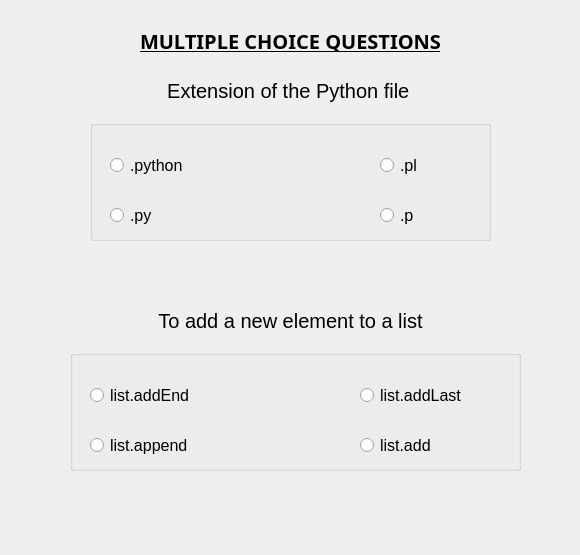
<?xml version="1.0" encoding="UTF-8"?>
<ui version="4.0">
 <class>form1</class>
 <widget class="QWidget" name="form1">
  <property name="geometry">
   <rect>
    <x>0</x>
    <y>0</y>
    <width>580</width>
    <height>555</height>
   </rect>
  </property>
  <property name="windowTitle">
   <string>MCQ</string>
  </property>
  <widget class="QLabel" name="l1">
   <property name="geometry">
    <rect>
     <x>80</x>
     <y>20</y>
     <width>421</width>
     <height>41</height>
    </rect>
   </property>
   <property name="font">
    <font>
     <family>Mongolian Baiti</family>
     <pointsize>15</pointsize>
     <weight>75</weight>
     <bold>true</bold>
     <underline>true</underline>
    </font>
   </property>
   <property name="text">
    <string>MULTIPLE CHOICE QUESTIONS</string>
   </property>
   <property name="alignment">
    <set>Qt::AlignCenter</set>
   </property>
  </widget>
  <widget class="QLabel" name="l2">
   <property name="geometry">
    <rect>
     <x>40</x>
     <y>70</y>
     <width>491</width>
     <height>41</height>
    </rect>
   </property>
   <property name="font">
    <font>
     <family>MS Sans Serif</family>
     <pointsize>15</pointsize>
    </font>
   </property>
   <property name="text">
    <string> Extension of the Python file</string>
   </property>
   <property name="alignment">
    <set>Qt::AlignCenter</set>
   </property>
  </widget>
  <widget class="QGroupBox" name="gb1">
   <property name="geometry">
    <rect>
     <x>90</x>
     <y>120</y>
     <width>401</width>
     <height>121</height>
    </rect>
   </property>
   <property name="title">
    <string/>
   </property>
   <widget class="QRadioButton" name="r1">
    <property name="geometry">
     <rect>
      <x>20</x>
      <y>30</y>
      <width>191</width>
      <height>31</height>
     </rect>
    </property>
    <property name="font">
     <font>
      <pointsize>12</pointsize>
     </font>
    </property>
    <property name="text">
     <string>.python</string>
    </property>
   </widget>
   <widget class="QRadioButton" name="r2">
    <property name="geometry">
     <rect>
      <x>290</x>
      <y>30</y>
      <width>181</width>
      <height>31</height>
     </rect>
    </property>
    <property name="font">
     <font>
      <pointsize>12</pointsize>
     </font>
    </property>
    <property name="text">
     <string>.pl</string>
    </property>
   </widget>
   <widget class="QRadioButton" name="r4">
    <property name="geometry">
     <rect>
      <x>290</x>
      <y>80</y>
      <width>181</width>
      <height>31</height>
     </rect>
    </property>
    <property name="font">
     <font>
      <pointsize>12</pointsize>
     </font>
    </property>
    <property name="text">
     <string>.p</string>
    </property>
   </widget>
   <widget class="QRadioButton" name="r3">
    <property name="geometry">
     <rect>
      <x>20</x>
      <y>80</y>
      <width>181</width>
      <height>31</height>
     </rect>
    </property>
    <property name="font">
     <font>
      <pointsize>12</pointsize>
     </font>
    </property>
    <property name="text">
     <string>.py</string>
    </property>
   </widget>
  </widget>
  <widget class="QLabel" name="l3">
   <property name="geometry">
    <rect>
     <x>90</x>
     <y>250</y>
     <width>401</width>
     <height>41</height>
    </rect>
   </property>
   <property name="font">
    <font>
     <pointsize>12</pointsize>
     <weight>75</weight>
     <bold>true</bold>
    </font>
   </property>
   <property name="text">
    <string/>
   </property>
   <property name="alignment">
    <set>Qt::AlignCenter</set>
   </property>
  </widget>
  <widget class="QLabel" name="l4">
   <property name="geometry">
    <rect>
     <x>60</x>
     <y>300</y>
     <width>461</width>
     <height>41</height>
    </rect>
   </property>
   <property name="font">
    <font>
     <family>MS Sans Serif</family>
     <pointsize>15</pointsize>
    </font>
   </property>
   <property name="text">
    <string>To add a new element to a list</string>
   </property>
   <property name="alignment">
    <set>Qt::AlignCenter</set>
   </property>
  </widget>
  <widget class="QGroupBox" name="gb2">
   <property name="geometry">
    <rect>
     <x>70</x>
     <y>350</y>
     <width>451</width>
     <height>121</height>
    </rect>
   </property>
   <property name="title">
    <string/>
   </property>
   <widget class="QRadioButton" name="r5">
    <property name="geometry">
     <rect>
      <x>20</x>
      <y>30</y>
      <width>191</width>
      <height>31</height>
     </rect>
    </property>
    <property name="font">
     <font>
      <pointsize>12</pointsize>
     </font>
    </property>
    <property name="text">
     <string>list.addEnd</string>
    </property>
   </widget>
   <widget class="QRadioButton" name="r6">
    <property name="geometry">
     <rect>
      <x>290</x>
      <y>30</y>
      <width>181</width>
      <height>31</height>
     </rect>
    </property>
    <property name="font">
     <font>
      <pointsize>12</pointsize>
     </font>
    </property>
    <property name="text">
     <string>list.addLast</string>
    </property>
   </widget>
   <widget class="QRadioButton" name="r8">
    <property name="geometry">
     <rect>
      <x>290</x>
      <y>80</y>
      <width>181</width>
      <height>31</height>
     </rect>
    </property>
    <property name="font">
     <font>
      <pointsize>12</pointsize>
     </font>
    </property>
    <property name="text">
     <string>list.add</string>
    </property>
   </widget>
   <widget class="QRadioButton" name="r7">
    <property name="geometry">
     <rect>
      <x>20</x>
      <y>80</y>
      <width>181</width>
      <height>31</height>
     </rect>
    </property>
    <property name="font">
     <font>
      <pointsize>12</pointsize>
     </font>
    </property>
    <property name="text">
     <string>list.append</string>
    </property>
   </widget>
  </widget>
  <widget class="QLabel" name="l5">
   <property name="geometry">
    <rect>
     <x>90</x>
     <y>490</y>
     <width>401</width>
     <height>41</height>
    </rect>
   </property>
   <property name="font">
    <font>
     <pointsize>12</pointsize>
     <weight>75</weight>
     <bold>true</bold>
    </font>
   </property>
   <property name="text">
    <string/>
   </property>
   <property name="alignment">
    <set>Qt::AlignCenter</set>
   </property>
  </widget>
 </widget>
 <resources/>
 <connections/>
</ui>
